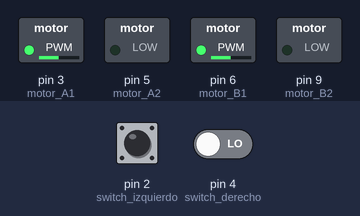
Bench run of a sketch on a simulated Arduino Uno, built with avr-gcc and run on an emulated ATmega328P. Parts: switched loads named in the sketch (green lamp = pin HIGH). The inputs (shaded band) are chosen by the test bench; at power-on: pin 2 (switch_izquierdo) HIGH, pin 4 (switch_derecho) LOW.

Above: at 0.05 s.
At 1.3 s:
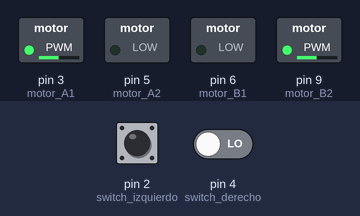
Timing chart, 0 to 3.0 s (numbered marks = the images above):
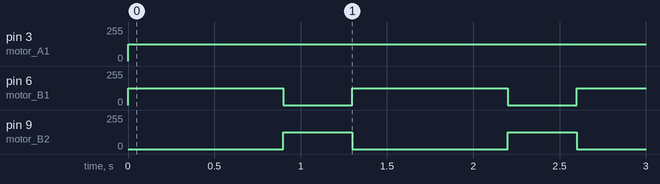

The sketch:

POPBOT_1_3.ino
```cpp
//con esta rutina el robot hace un cuadrado

void setup() {
  pinMode(3, OUTPUT);   //motor A1
  pinMode(5, OUTPUT);   //motor A2
  pinMode(6, OUTPUT);   //motor B1
  pinMode(9, OUTPUT);   //motor B2
  pinMode(2, INPUT);    //switch izquierdo
  pinMode(4, INPUT);    //switch derecho
}


void avanza(int speeds) {
  analogWrite(3, speeds);   // rueda izquierda avanza a la velocidad de 0-255
  digitalWrite(5, LOW);
  analogWrite(6, speeds);  //rueda derecha avanza a la velocidad de 0-255
  digitalWrite(9, LOW);
}

void giro_izquierda(int speeds) {
  digitalWrite(3, LOW);   // rueda izquierda avanza a la velocidad de 0-255
  analogWrite(5, speeds);
  analogWrite(6, speeds);  //rueda derecha avanza a la velocidad de 0-255
  digitalWrite(9, LOW);
}

void giro_derecha(int speeds) {
  analogWrite(3, speeds);   // rueda izquierda avanza a la velocidad de 0-255
  digitalWrite(5, LOW);
  digitalWrite(6, LOW);  //rueda derecha avanza a la velocidad de 0-255
  analogWrite(9, speeds);
}

void loop() {
  if (digitalRead(2) == 0) {    //presiono switch2, hace giros a la izquierda
    while (1) {
      avanza(125);              //avanza a la velocidad de 125
      delay(900);
      giro_izquierda(125);      //hace el giro a la velocidad de 125
      delay(400);
    }
  }
  if (digitalRead(4) == 0) {  //presiono switch4, hace giros a la derecha
    while (1) {
      avanza(125);            //avanza a la velocidad de 125
      delay(900);
      giro_derecha(125);      //hace giro a la velocidad de 125
      delay(400);
    }
  }
}
```

Measured:
- by itself, pin 3 (motor_A1): 0/255 → 125/255 at 0.00 s
- by itself, pin 6 (motor_B1): alternates 125/255 for 0.90 s and 0/255 for 0.40 s
- by itself, pin 9 (motor_B2): alternates 125/255 for 0.40 s and 0/255 for 0.90 s
